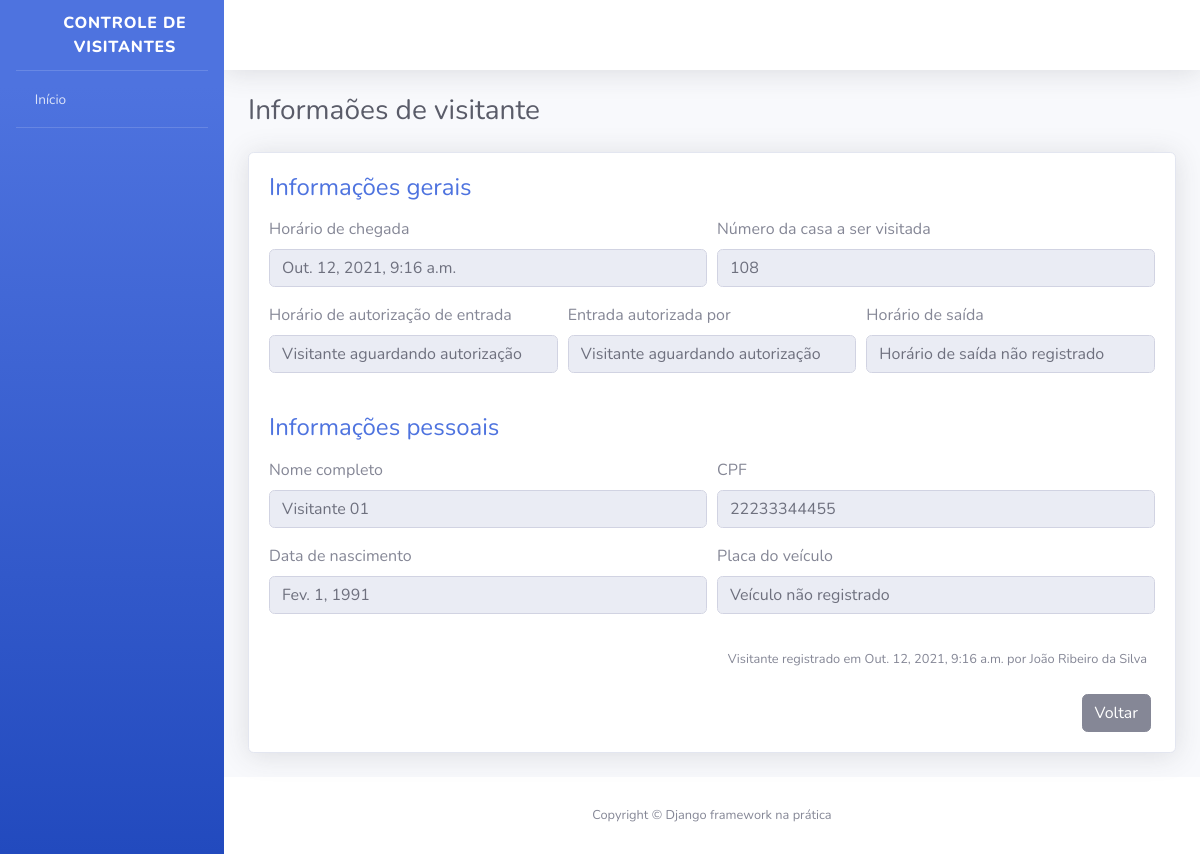
The app's page /visitantes/1/ with its own data.
### visitantes/models.py (models this page shows, shortened)
class Visitante(models.Model):
    nome_completo = models.CharField(
        verbose_name="Nome completo",
        max_length=194
    )
    cpf = models.CharField(
        verbose_name="CPF",
        max_length=11
    )
    data_nascimento = models.DateField(
        verbose_name="Data_nascimento",
        auto_now_add=False,
        auto_now=False,
    )
    numero_casa = models.PositiveSmallIntegerField(
        verbose_name="Número da casa a ser visitada",
    )
    placa_veiculo = models.CharField(
        verbose_name="Placa de veículo",
        max_length=7,
        blank=True,
        null=True,
    )
    horario_chegada = models.DateTimeField(
        verbose_name="Horario de chegada na portaria",
        auto_now_add=True
    )
    horario_saida = models.DateTimeField(
        verbose_name="Horario de saída do condominio",
        auto_now=False,
        blank=True,
        null=True
    )
    horario_autorizacao = models.DateTimeField(
        verbose_name="Horario de autorização",
        auto_now=False,
        blank=True,
        null=True
    )
    morador_responsavel = models.CharField(
        verbose_name="Nome do morador resposável porautorizar a entrada do visitante",
        max_length=194,
        blank=True
    )
    registrado_por = models.ForeignKey(
        "porteiros.Porteiro",
        verbose_name="Porteiro responsável pelo registro",
        on_delete=models.PROTECT
    )
    def get_horario_saida(self):
        if self.horario_saida:
            return self.horario_saida
        return "Horário de saída não registrado"
    def get_horario_autorizacao(self):
        if self.horario_autorizacao:
            return self.horario_autorizacao
        return "Visitante aguardando autorização"
    def get_morador_responsavel(self):
        if self.morador_responsavel:
            return self.morador_responsavel
        return "Visitante aguardando autorização"
    def get_placa_veiculo(self):
        if self.placa_veiculo:
            return self.placa_veiculo
        return "Veículo não registrado"
    class Meta:
        verbose_name = "Visitante"
        verbose_name_plural = "Visitantes"
        db_table = "visitante"

### porteiros/models.py (models this page shows)
class Porteiro(models.Model):
    usuario = models.OneToOneField(
        "usuarios.Usuario",
        verbose_name="Usuário",
        on_delete=models.PROTECT
    )
    nome_completo = models.CharField(
        verbose_name="Nome completo",
        max_length=194,
    )
    cpf = models.CharField(
        verbose_name="CPF",
        max_length=11,
    )
    telefone = models.CharField(
        verbose_name="Telefone de contato",
        max_length=11
    )
    data_nascimento = models.DateField(
        verbose_name="Data de nascimento",
        auto_now_add=False,
        auto_now=False,
    )
    class Meta:
        verbose_name = "Porteiro"
        verbose_name_plural = "Porteiros"
        db_table = "porteiro"
    def __str__(self):
        return self.nome_completo

### visitantes/views.py (the view)
# urls.py: path("visitantes/<int:id>/", informacoes_visitante, name="informacoes_visitante",)
def informacoes_visitante(request, id):
    visitante = get_object_or_404(
        Visitante,
        id=id
    )
    context = {
        "nome_pagina": "Informaões de visitante",
        "visitante": visitante,
    }
    return render(request, "informacoes_visitante.html", context)

### templates/informacoes_visitante.html
{% extends "base.html" %}
{% load widget_tweaks %}
{% block conteudo %}
<div class="container">
    <div class="d-sm-flex align-items-center justify-content-between mb-4">
        <h1 class="h3 mb-0 text-gray-800">{{ nome_pagina }}</h1>
    </div>
    <div class="card shadow mb-4">
        <div class="card-body">
            <h4 class="mb-3 text-primary">
                Informações gerais
            </h4>
            <form>
                <div class="form-row">
                    <div class="form-group col-md-6">
                        <label>Horário de chegada</label>
                        <input type="text" class="form-control" value="{{ visitante.horario_chegada }}" disabled>
                    </div>
                    <div class="form-group col-md-6">
                        <label>Número da casa a ser visitada</label>
                        <input type="text" class="form-control" value="{{ visitante.numero_casa }}" disabled>
                    </div>
                </div>
                <div class="form-row">
                    <div class="form-group col-md-4">
                        <label>Horário de autorização de entrada</label>
                        <input type="text" class="form-control" value="{{ visitante.get_horario_autorizacao }}" disabled>
                    </div>
                    <div class="form-group col-md-4">
                        <label>Entrada autorizada por</label>
                        <input type="text" class="form-control" value="{{ visitante.get_morador_responsavel }}" disabled>
                    </div>
                    <div class="form-group col-md-4">
                        <label>Horário de saída</label>
                        <input type="text" class="form-control" value="{{ visitante.get_horario_saida }}" disabled>
                    </div>
                </div>
            </form>
            <h4 class="mb-3 mt-4 text-primary">
                Informações pessoais
            </h4>
            <form>
                <div class="form-row">
                    <div class="form-group col-md-6">
                        <label>Nome completo</label>
                        <input type="text" class="form-control" value="{{ visitante.nome_completo }}" disabled>
                    </div>
                    <div class="form-group col-md-6">
                        <label>CPF</label>
                        <input type="text" class="form-control" value="{{ visitante.cpf }}" disabled>
                    </div>
                </div>
                <div class="form-row">
                    <div class="form-group col-md-6">
                        <label>Data de nascimento</label>
                        <input type="text" class="form-control" value="{{ visitante.data_nascimento }}" disabled>
                    </div>
                    <div class="form-group col-md-6">
                        <label>Placa do veículo</label>
                        <input type="text" class="form-control" value="{{ visitante.get_placa_veiculo }}" disabled>
                    </div>
                </div>
            </form>
            <p class="mr-2 mt-3 mb-4 text-right">
                <small>
                    Visitante registrado em {{ visitante.horario_chegada }} por {{ visitante.registrado_por }}
                </small>
            </p>
            <div class="mr-1 text-right">
                <a href="#" class="btn btn-secondary text-white" type="button">
                    <span class="text">Voltar</span>
                </a>
            </div>
        </div>
    </div>
</div>
{% endblock %}

### records on screen
Visitante: horario_chegada "Out. 12, 2021, 9:16 a.m.", numero_casa "108", get_horario_autorizacao "Visitante aguardando autorização", get_morador_responsavel "Visitante aguardando autorização", get_horario_saida "Horário de saída não registrado", nome_completo "Visitante 01", cpf "22233344455", data_nascimento "Fev. 1, 1991", get_placa_veiculo "Veículo não registrado", registrado_por "João Ribeiro da Silva"

### other values on screen
{{ nome_pagina }} "Informaões de visitante"
